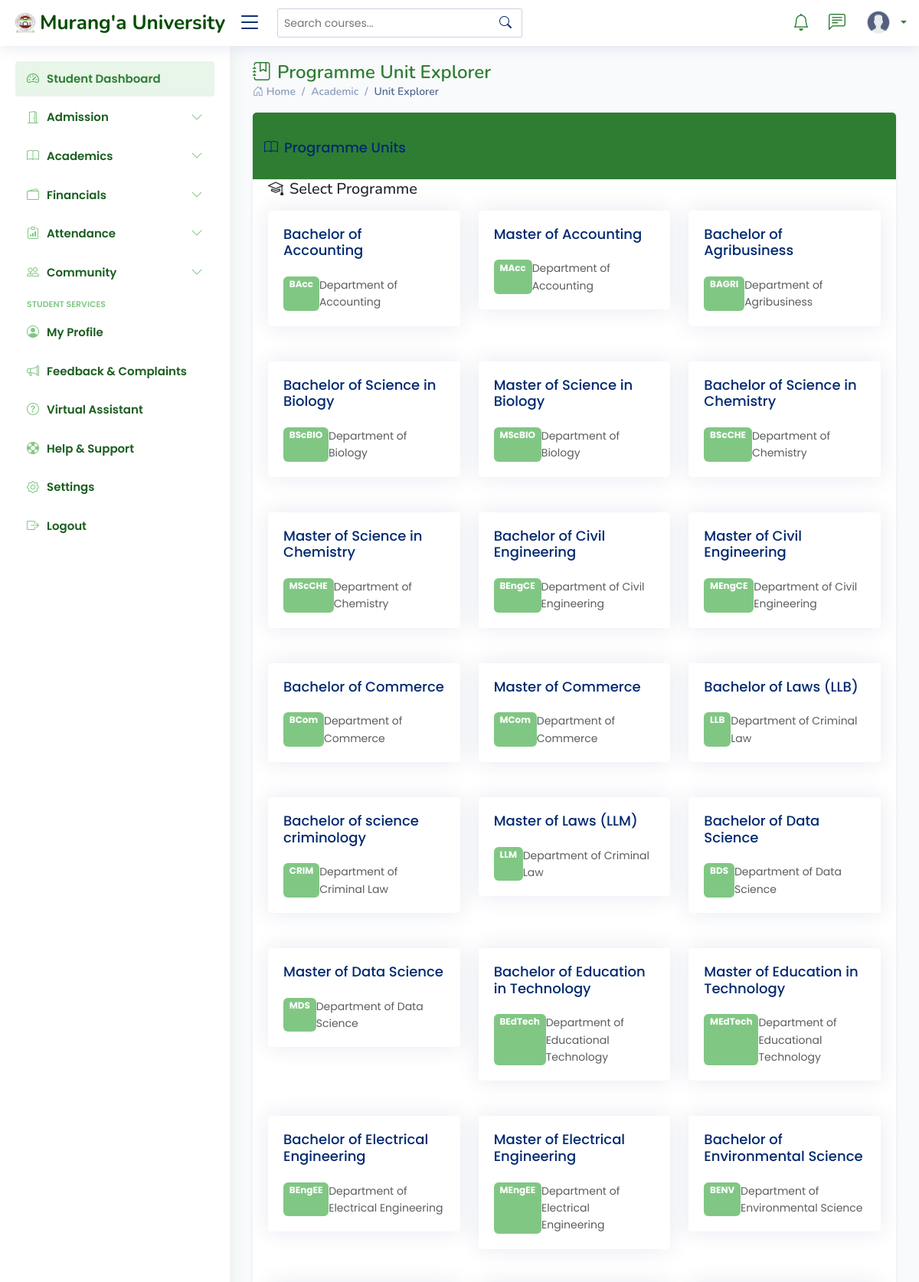
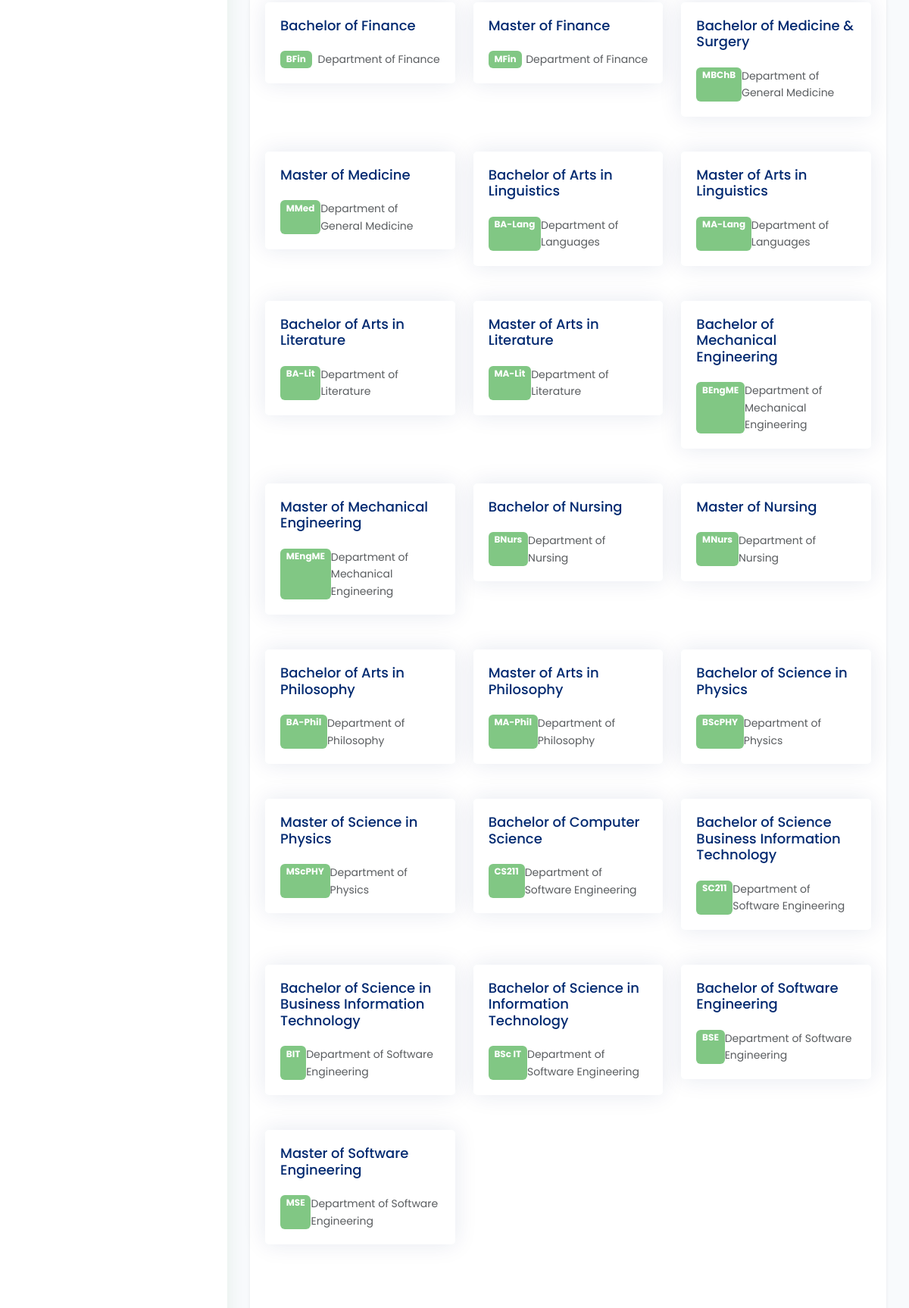
Page /programme-units/ (upper part) on the committed database (2 pictures, top to bottom).
### students_portal/models.py (models this page shows, shortened)
class Programme(models.Model):
    name = models.CharField(max_length=200)
    code = models.CharField(max_length=20, unique=True)
    department = models.ForeignKey(Department, on_delete=models.CASCADE, related_name='programmes')
    duration_years = models.IntegerField()
    semesters_per_year = models.IntegerField(default=2)
    description = models.TextField(blank=True, null=True)

class Department(models.Model):
    name = models.CharField(max_length=100)
    code = models.CharField(max_length=10, unique=True)
    faculty = models.ForeignKey(Faculty, on_delete=models.CASCADE, related_name='departments')
    description = models.TextField(blank=True, null=True)

### students_portal/views.py (the view, shortened to what this page needs)
# urls.py: path('programme-units/', views.ProgrammeUnitExplorer.as_view(), name='programme_unit_explorer'),
class ProgrammeUnitExplorer(View):
    template_name = 'programme_unit_explorer.html'
    def get(self, request):
        current_semester = Semester.objects.filter(is_current=True).first()
        programmes = Programme.objects.select_related('department').prefetch_related(
            Prefetch('programme_units',
                    queryset=ProgrammeUnit.objects.select_related('unit')
                    .order_by('year_of_study', 'semester'))
        ).order_by('department__name', 'name')
        selected_programme_id = request.GET.get('programme')
        selected_programme = None
        year_semester_units = {}
        selected_unit_id = request.GET.get('unit')
        selected_unit = None
        enrollments = []
        if selected_unit_id and current_semester:
            selected_unit = get_object_or_404(ProgrammeUnit, pk=selected_unit_id)
            enrollments = StudentEnrollment.objects.filter(
                programme_unit=selected_unit,
                semester=current_semester
            ).select_related('student').order_by('student__last_name', 'student__first_name')
        context = {
            'programmes': programmes,
            'selected_programme': selected_programme,
            'year_semester_units': year_semester_units,
            'selected_unit': selected_unit,
            'enrollments': enrollments,
            'current_semester': current_semester,
        }
        return render(request, self.template_name, context)

### templates/programme_unit_explorer.html (shortened to what this page needs)
{% extends 'base/base.html'%}
{% load static %}
{% block content %}
<div class="pagetitle">
    <h1><i class="bi bi-journal-bookmark me-2"></i>Programme Unit Explorer</h1>
    <nav>
        <ol class="breadcrumb">
            <li class="breadcrumb-item"><a href="{% url 'admin_dashboard' %}"><i class="bi bi-house-door"></i> Home</a></li>
            <li class="breadcrumb-item">Academic</li>
            <li class="breadcrumb-item active">Unit Explorer</li>
        </ol>
    </nav>
</div>
<section class="section">
    <div class="row">
        <div class="col-lg-12">
            <div class="card border-0 shadow-sm">
                <div class="card-header bg-university-primary text-white">
                    <h5 class="card-title mb-0"><i class="bi bi-book me-2"></i>Programme Units</h5>
                </div>
                <div class="card-body">
                    <div class="mb-4">
                        <h5 class="text-university mb-3"><i class="bi bi-mortarboard me-2"></i>Select Programme</h5>
                        <div class="row">
                            {% for programme in programmes %}
                                <div class="col-md-4 mb-3">
                                    <a href="?programme={{ programme.id }}"
                                       class="card text-decoration-none {% if selected_programme and selected_programme.id == programme.id %}border-university-primary border-2{% endif %}">
                                        <div class="card-body">
                                            <h6 class="card-title">{{ programme.name }}</h6>
                                            <div class="d-flex justify-content-between">
                                                <span class="badge bg-university-secondary">
                                                    {{ programme.code }}
                                                </span>
                                                <small class="text-muted">
                                                    {{ programme.department.name }}
                                                </small>
                                            </div>
                                        </div>
                                    </a>
                                </div>
                            {% empty %}
                                <div class="alert alert-warning">No programmes found</div>
                            {% endfor %}
                        </div>
                    </div>
                </div>
            </div>
        </div>
    </div>
</section>
{% endblock %}

### static/assets/css/style.css (style rules this page uses)
:root { scroll-behavior: smooth; }
body { font-family: "Poppins", sans-serif; background: #f8fafc; color: #1e293b; line-height: 1.6; }
h1, h2, h3, h4, h5, h6 { font-family: "Nunito", sans-serif; }
.pagetitle { margin-bottom: 10px; }
.pagetitle h1 { font-size: 24px; margin-bottom: 0; font-weight: 600; color: #2E7D32; }
.card { margin-bottom: 30px; border: none; border-radius: 5px; box-shadow: 0px 0 30px rgba(1, 41, 112, 0.1); }
.card-header, .card-footer { border-color: #ebeef4; background-color: #fff; color: #798eb3; padding: 15px; }
.card-title { padding: 20px 0 15px 0; font-size: 18px; font-weight: 500; color: #012970; font-family: "Poppins", sans-serif; }
.card-body { padding: 0 20px 20px 20px; }
.breadcrumb { font-size: 14px; font-family: "Nunito", sans-serif; color: #899bbd; font-weight: 600; }
.breadcrumb a { color: #899bbd; transition: 0.3s; }
.breadcrumb .breadcrumb-item::before { color: #899bbd; }
.breadcrumb .active { color: #51678f; font-weight: 600; }

### templates/programme_unit_explorer.html (style rules this page uses)
:root { --university-primary: #2E7D32; --university-secondary: #81C784; --university-light: #E8F5E9; }
.bg-university-primary { background-color: var(--university-primary) !important; }
.bg-university-secondary { background-color: var(--university-secondary) !important; }

### rows in the picture
Programme: name "Bachelor of Accounting", code "BAcc", department.name "Department of Accounting"
Programme: name "Master of Accounting", code "MAcc", department.name "Department of Accounting"
Programme: name "Bachelor of Agribusiness", code "BAGRI", department.name "Department of Agribusiness"
Programme: name "Bachelor of Science in Biology", code "BScBIO", department.name "Department of Biology"
Programme: name "Master of Science in Biology", code "MScBIO", department.name "Department of Biology"
Programme: name "Bachelor of Science in Chemistry", code "BScCHE", department.name "Department of Chemistry"
Programme: name "Master of Science in Chemistry", code "MScCHE", department.name "Department of Chemistry"
Programme: name "Bachelor of Civil Engineering", code "BEngCE", department.name "Department of Civil Engineering"
Programme: name "Master of Civil Engineering", code "MEngCE", department.name "Department of Civil Engineering"
Programme: name "Bachelor of Commerce", code "BCom", department.name "Department of Commerce"
Programme: name "Master of Commerce", code "MCom", department.name "Department of Commerce"
Programme: name "Bachelor of Laws (LLB)", code "LLB", department.name "Department of Criminal Law"
Programme: name "Bachelor of science criminology", code "CRIM", department.name "Department of Criminal Law"
Programme: name "Master of Laws (LLM)", code "LLM", department.name "Department of Criminal Law"
Programme: name "Bachelor of Data Science", code "BDS", department.name "Department of Data Science"
Programme: name "Master of Data Science", code "MDS", department.name "Department of Data Science"
Programme: name "Bachelor of Education in Technology", code "BEdTech", department.name "Department of Educational Technology"
Programme: name "Master of Education in Technology", code "MEdTech", department.name "Department of Educational Technology"
Programme: name "Bachelor of Electrical Engineering", code "BEngEE", department.name "Department of Electrical Engineering"
Programme: name "Master of Electrical Engineering", code "MEngEE", department.name "Department of Electrical Engineering"
Programme: name "Bachelor of Environmental Science", code "BENV", department.name "Department of Environmental Science"
Programme: name "Bachelor of Finance", code "BFin", department.name "Department of Finance"
Programme: name "Master of Finance", code "MFin", department.name "Department of Finance"
Programme: name "Bachelor of Medicine & Surgery", code "MBChB", department.name "Department of General Medicine"
Programme: name "Master of Medicine", code "MMed", department.name "Department of General Medicine"
Programme: name "Bachelor of Arts in Linguistics", code "BA-Lang", department.name "Department of Languages"
Programme: name "Master of Arts in Linguistics", code "MA-Lang", department.name "Department of Languages"
Programme: name "Bachelor of Arts in Literature", code "BA-Lit", department.name "Department of Literature"
Programme: name "Master of Arts in Literature", code "MA-Lit", department.name "Department of Literature"
Programme: name "Bachelor of Mechanical Engineering", code "BEngME", department.name "Department of Mechanical Engineering"
Programme: name "Master of Mechanical Engineering", code "MEngME", department.name "Department of Mechanical Engineering"
Programme: name "Bachelor of Nursing", code "BNurs", department.name "Department of Nursing"
Programme: name "Master of Nursing", code "MNurs", department.name "Department of Nursing"
Programme: name "Bachelor of Arts in Philosophy", code "BA-Phil", department.name "Department of Philosophy"
Programme: name "Master of Arts in Philosophy", code "MA-Phil", department.name "Department of Philosophy"
Programme: name "Bachelor of Science in Physics", code "BScPHY", department.name "Department of Physics"
Programme: name "Master of Science in Physics", code "MScPHY", department.name "Department of Physics"
Programme: name "Bachelor of Computer Science", code "CS211", department.name "Department of Software Engineering"
Programme: name "Bachelor of Science Business Information Technology", code "SC211", department.name "Department of Software Engineering"
Programme: name "Bachelor of Science in Business Information Technology", code "BIT", department.name "Department of Software Engineering"
Programme: name "Bachelor of Science in Information Technology", code "BSc IT", department.name "Department of Software Engineering"
Programme: name "Bachelor of Software Engineering", code "BSE", department.name "Department of Software Engineering"
Programme: name "Master of Software Engineering", code "MSE", department.name "Department of Software Engineering"
